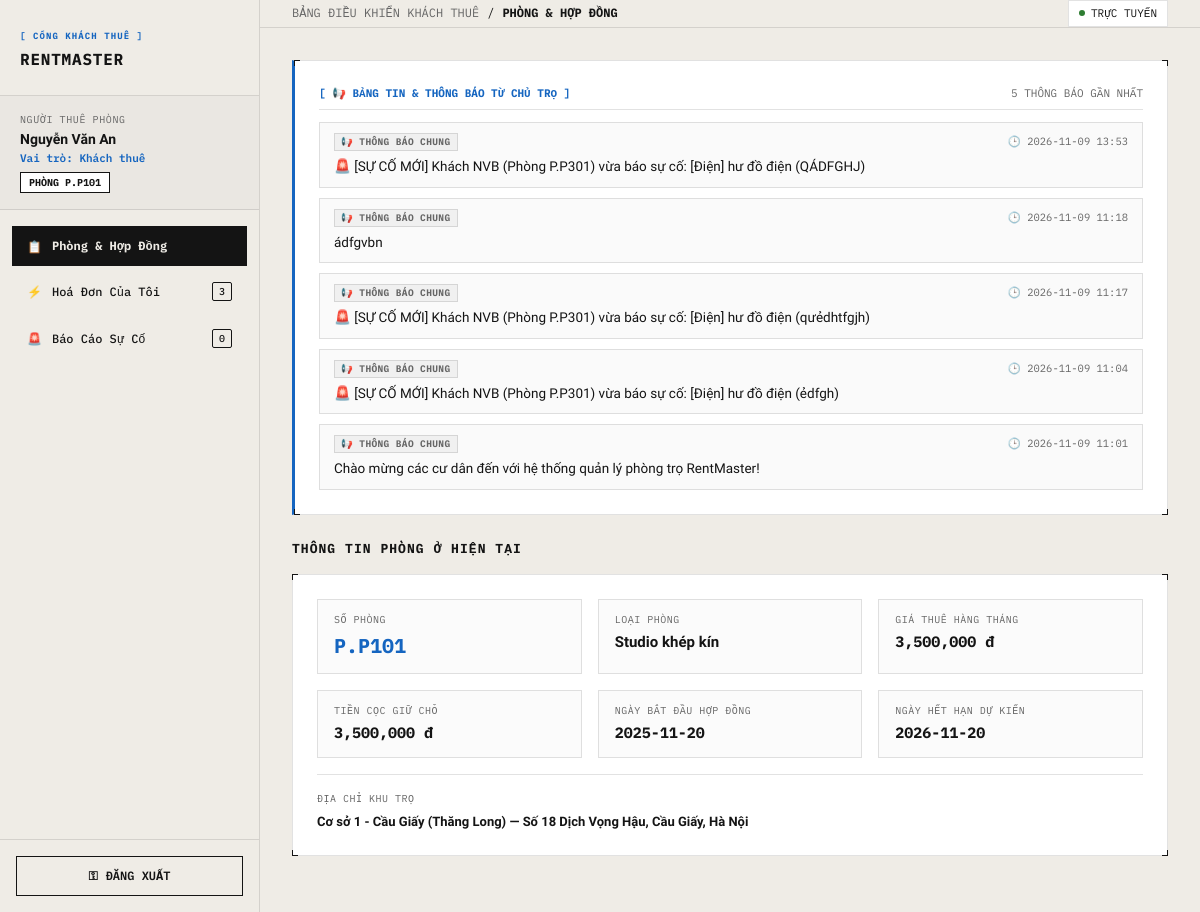
Page /tenant/dashboard (signed in) on the committed database.
### tables this page shows
CREATE TABLE Rooms (
        id INTEGER PRIMARY KEY AUTOINCREMENT,
        property_id INTEGER NOT NULL,
        room_number TEXT NOT NULL,
        room_type TEXT DEFAULT 'Phòng đơn',
        base_price REAL NOT NULL,
        status TEXT NOT NULL DEFAULT 'Available',
        created_at TIMESTAMP DEFAULT CURRENT_TIMESTAMP,
        FOREIGN KEY (property_id) REFERENCES Properties(id) ON DELETE CASCADE
    );

CREATE TABLE notifications (
            id INTEGER PRIMARY KEY AUTOINCREMENT,
            message TEXT NOT NULL,
            created_at TIMESTAMP DEFAULT CURRENT_TIMESTAMP
        , recipient_id INTEGER);

CREATE TABLE Contracts (
        id INTEGER PRIMARY KEY AUTOINCREMENT,
        room_id INTEGER NOT NULL,
        tenant_id INTEGER NOT NULL,
        start_date DATE NOT NULL,
        end_date DATE NOT NULL,
        monthly_rent REAL NOT NULL,
        deposit_amount REAL NOT NULL,
        electricity_rate REAL DEFAULT 3500,
        water_rate REAL DEFAULT 25000,
        status TEXT NOT NULL DEFAULT 'Active',
        created_at TIMESTAMP DEFAULT CURRENT_TIMESTAMP,
        FOREIGN KEY (room_id) REFERENCES Rooms(id) ON DELETE CASCADE,
        FOREIGN KEY (tenant_id) REFERENCES Users(id) ON DELETE CASCADE
    );

CREATE TABLE Properties (
        id INTEGER PRIMARY KEY AUTOINCREMENT,
        landlord_id INTEGER NOT NULL,
        name TEXT NOT NULL,
        address TEXT NOT NULL,
        created_at TIMESTAMP DEFAULT CURRENT_TIMESTAMP,
        FOREIGN KEY (landlord_id) REFERENCES Users(id) ON DELETE CASCADE
    );

### app.py (the view)
@app.route('/tenant/dashboard')
def tenant_dashboard_page():
    if not session.get('user_id') or session.get('role') != 'tenant':
        return redirect('/')
    tenant_id = session['user_id']
    conn = get_db()
    cur = conn.cursor()
    cur.execute("""
        SELECT c.*, r.room_number, r.room_type, r.base_price, p.name AS property_name, p.address AS property_address
        FROM Contracts c
        JOIN Rooms r ON c.room_id = r.id
        LEFT JOIN Properties p ON r.property_id = p.id
        WHERE c.tenant_id = ? AND c.status = 'Active'
        LIMIT 1
    """, (tenant_id,))
    contract = cur.fetchone()
    cur.execute("""
        SELECT i.*, r.room_number
        FROM Invoices i
        LEFT JOIN Rooms r ON i.room_id = r.id
        WHERE i.tenant_id = ? OR i.contract_id IN (SELECT id FROM Contracts WHERE tenant_id = ?)
        ORDER BY i.id DESC
    """, (tenant_id, tenant_id))
    invoices = cur.fetchall()
    cur.execute("""
        SELECT f.*, r.room_number
        FROM feedbacks f
        LEFT JOIN Rooms r ON f.room_id = r.id
        WHERE f.tenant_id = ?
        ORDER BY f.id DESC
    """, (tenant_id,))
    feedbacks = cur.fetchall()
    cur.execute("""
        SELECT * FROM notifications
        WHERE recipient_id IS NULL OR recipient_id = ?
        ORDER BY created_at DESC LIMIT 5
    """, (tenant_id,))
    notifications = cur.fetchall()
    conn.close()
    return render_template(
        'tenant_dashboard.html',
        user=session,
        contract=contract,
        invoices=invoices,
        feedbacks=feedbacks,
        notifications=notifications
    )

### app.py (called while the page is built)
@app.after_request
def add_cors_headers(response):
    origin = request.headers.get('Origin')
    if origin:
        response.headers['Access-Control-Allow-Origin'] = origin
        response.headers['Access-Control-Allow-Credentials'] = 'true'
    else:
        response.headers['Access-Control-Allow-Origin'] = '*'
    response.headers['Access-Control-Allow-Headers'] = 'Content-Type,Authorization'
    response.headers['Access-Control-Allow-Methods'] = 'GET,PUT,POST,DELETE,OPTIONS'
    return response

@app.before_request
def handle_preflight():
    if request.method == 'OPTIONS':
        res = jsonify({'status': 'ok'})
        origin = request.headers.get('Origin')
        if origin:
            res.headers['Access-Control-Allow-Origin'] = origin
            res.headers['Access-Control-Allow-Credentials'] = 'true'
        else:
            res.headers['Access-Control-Allow-Origin'] = '*'
        res.headers['Access-Control-Allow-Headers'] = 'Content-Type,Authorization'
        res.headers['Access-Control-Allow-Methods'] = 'GET,PUT,POST,DELETE,OPTIONS'
        return res, 200

def get_db():
    conn = sqlite3.connect(DB_PATH)
    conn.row_factory = sqlite3.Row
    conn.execute("PRAGMA foreign_keys = ON;")
    return conn

### templates/tenant_dashboard.html (shortened to what this page needs)
<!DOCTYPE html>
<html lang="vi">
<head>
</head>
<body>
  <aside class="sidebar">
    <div class="sidebar-brand">
      <span class="brand-badge">[ CỔNG KHÁCH THUÊ ]</span>
      <h1 class="brand-title">RENTMASTER</h1>
    </div>
    <div class="user-profile-card">
      <div class="user-profile-label">NGƯỜI THUÊ PHÒNG</div>
      <div class="user-profile-name">{{ user.full_name or user.username }}</div>
      <div class="user-profile-role">Vai trò: Khách thuê</div>
      {% if contract and contract.room_number %}
      <div class="user-room-badge">PHÒNG P.{{ contract.room_number }}</div>
      {% else %}
      <div class="user-room-badge" style="border-color: var(--accent-red); color: var(--accent-red);">CHƯA XẾP PHÒNG</div>
      {% endif %}
    </div>
    <nav class="sidebar-menu">
      <button type="button" class="menu-item active" onclick="switchTenantTab('tab-room', this)">
        <span>📋</span>
        <span>Phòng & Hợp Đồng</span>
      </button>
      <button type="button" class="menu-item" onclick="switchTenantTab('tab-invoices', this)">
        <span>⚡</span>
        <span>Hoá Đơn Của Tôi</span>
        <span class="menu-badge">{{ invoices|length }}</span>
      </button>
      <button type="button" class="menu-item" onclick="switchTenantTab('tab-feedback', this)">
        <span>🚨</span>
        <span>Báo Cáo Sự Cố</span>
        <span class="menu-badge">{{ feedbacks|length }}</span>
      </button>
    </nav>
    <div class="sidebar-footer">
      <a href="/logout" class="btn-logout">
        <span>⚿</span>
        <span>ĐĂNG XUẤT</span>
      </a>
    </div>
  </aside>
  <div class="main-wrapper">
    <header class="top-navbar">
      <div class="breadcrumb-area">
        <span style="color: var(--dim-text);">BẢNG ĐIỀU KHIỂN KHÁCH THUÊ</span>
        <span style="color: var(--border-dark);">/</span>
        <span id="current-tab-title" style="font-weight: 700;">PHÒNG & HỢP ĐỒNG</span>
      </div>
      <div class="status-pill">
        <span class="status-dot-green"></span>
        <span>TRỰC TUYẾN</span>
      </div>
    </header>
    <main class="content-area">
      <section id="tab-room" class="tenant-tab-pane active">
        <div class="corner-brackets" style="margin-bottom: 24px; border-left: 3px solid var(--accent-blue);">
          <span class="cb cb-tl"></span><span class="cb cb-tr"></span>
          <span class="cb cb-bl"></span><span class="cb cb-br"></span>
          <div style="display: flex; justify-content: space-between; align-items: center; margin-bottom: 12px; border-bottom: 1px solid var(--border); padding-bottom: 8px;">
            <span style="font-family: var(--font-mono); font-size: 11px; font-weight: 700; color: var(--accent-blue);">[ 📢 BẢNG TIN & THÔNG BÁO TỪ CHỦ TRỌ ]</span>
            <span class="mono-cell" style="font-size: 11px; color: var(--dim-text);">5 THÔNG BÁO GẦN NHẤT</span>
          </div>
          {% if notifications %}
            <div style="display: flex; flex-direction: column; gap: 10px;">
              {% for notif in notifications %}
              <div style="padding: 10px 14px; background: rgba(20,20,20,0.02); border: 1px solid var(--border);">
                <div style="display: flex; justify-content: space-between; align-items: center; margin-bottom: 5px;">
                  {% if notif.recipient_id %}
                    <span class="status-badge" style="color: var(--accent-blue); border-color: var(--accent-blue); background: rgba(21, 101, 192, 0.08); font-size: 9.5px; padding: 1px 6px;">
                      👤 THÔNG BÁO RIÊNG GỬI BẠN
                    </span>
                  {% else %}
                    <span class="status-badge" style="color: var(--dim-text); border-color: var(--border); background: rgba(20,20,20,0.04); font-size: 9.5px; padding: 1px 6px;">
                      📢 THÔNG BÁO CHUNG
                    </span>
                  {% endif %}
                  <span class="mono-cell" style="font-size: 10.5px; color: var(--dim-text);">🕒 {{ notif.created_at[:16] if notif.created_at else 'Gần đây' }}</span>
                </div>
                <div style="font-size: 13.5px; line-height: 1.5; color: var(--text);">{{ notif.message }}</div>
              </div>
              {% endfor %}
            </div>
          {% else %}
            <div style="font-size: 12.5px; color: var(--dim-text); font-style: italic; padding: 6px 0;">Chưa có thông báo mới nào từ ban quản lý khu trọ.</div>
          {% endif %}
        </div>
        <h2 class="section-title">THÔNG TIN PHÒNG Ở HIỆN TẠI</h2>
        {% if contract %}
        <div class="corner-brackets">
          <span class="cb cb-tl"></span><span class="cb cb-tr"></span>
          <span class="cb cb-bl"></span><span class="cb cb-br"></span>
          <div class="info-grid">
            <div class="info-item">
              <div class="info-label">SỐ PHÒNG</div>
              <div class="info-val mono" style="font-size: 20px; color: var(--accent-blue);">P.{{ contract.room_number }}</div>
            </div>
            <div class="info-item">
              <div class="info-label">LOẠI PHÒNG</div>
              <div class="info-val">{{ contract.room_type or 'Tiêu chuẩn' }}</div>
            </div>
            <div class="info-item">
              <div class="info-label">GIÁ THUÊ HÀNG THÁNG</div>
              <div class="info-val mono">{{ "{:,.0f}".format(contract.monthly_rent or contract.base_price or 0) }} đ</div>
            </div>
            <div class="info-item">
              <div class="info-label">TIỀN CỌC GIỮ CHỖ</div>
              <div class="info-val mono">{{ "{:,.0f}".format(contract.deposit_amount or 0) }} đ</div>
            </div>
            <div class="info-item">
              <div class="info-label">NGÀY BẮT ĐẦU HỢP ĐỒNG</div>
              <div class="info-val mono">{{ contract.start_date or '—' }}</div>
            </div>
            <div class="info-item">
              <div class="info-label">NGÀY HẾT HẠN DỰ KIẾN</div>
              <div class="info-val mono">{{ contract.end_date or '—' }}</div>
            </div>
          </div>
          <div style="border-top: 1px solid var(--border); padding-top: 16px; margin-top: 16px; display: flex; flex-direction: column; gap: 6px;">
            <div class="info-label">ĐỊA CHỈ KHU TRỌ</div>
            <div style="font-weight: 600; font-size: 13px;">{{ contract.property_name or 'Nhà trọ RentMaster' }} — {{ contract.property_address or 'Biên Hòa, Đồng Nai' }}</div>
          </div>
        </div>
        {% endif %}
      </section>
    </main>
  </div>
</body>
</html>

### rows in the picture
Rooms: room_number "P101", room_type "Studio khép kín"
notifications: created_at "2026-11-09 13:53", message "🚨 [SỰ CỐ MỚI] Khách NVB (Phòng P.P301) vừa báo sự cố: [Điện] hư đồ điện (QÁDFGHJ)"
notifications: created_at "2026-11-09 11:18", message "ádfgvbn"
notifications: created_at "2026-11-09 11:17", message "🚨 [SỰ CỐ MỚI] Khách NVB (Phòng P.P301) vừa báo sự cố: [Điện] hư đồ điện (qưẻdhtfgjh)"
notifications: created_at "2026-11-09 11:04", message "🚨 [SỰ CỐ MỚI] Khách NVB (Phòng P.P301) vừa báo sự cố: [Điện] hư đồ điện (ẻdfgh)"
notifications: created_at "2026-11-09 11:01", message "Chào mừng các cư dân đến với hệ thống quản lý phòng trọ RentMaster!"
Contracts: monthly_rent "3,500,000", deposit_amount "3,500,000", start_date "2025-11-20", end_date "2026-11-20"
Properties: name "Cơ sở 1 - Cầu Giấy (Thăng Long)", address "Số 18 Dịch Vọng Hậu, Cầu Giấy, Hà Nội"

### other values in the picture
{{ user.full_name or user.username }} "Nguyễn Văn An"
{{ invoices|length }} "3"
{{ feedbacks|length }} "0"
